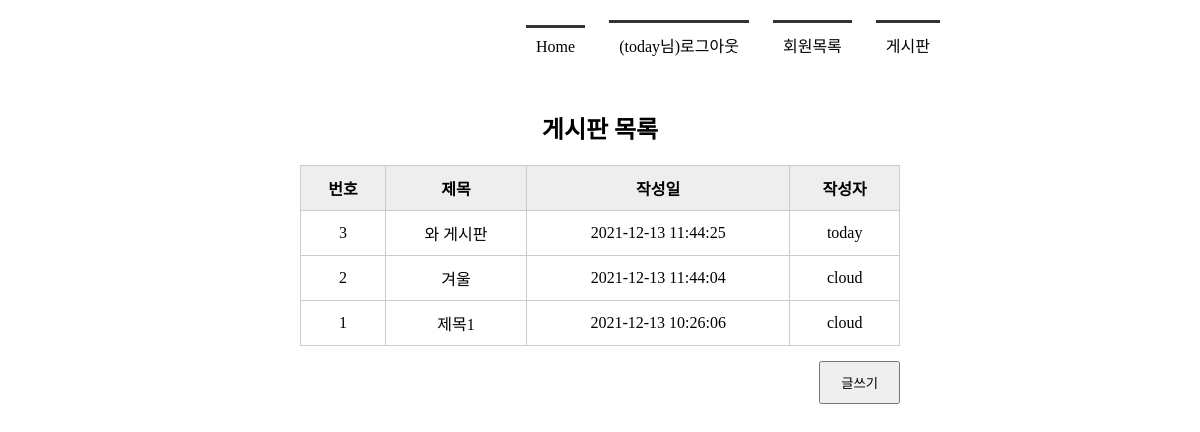
The app's page /board_list/ (signed in) with its own data.
### tables this page shows
CREATE TABLE board(
            bno INTEGER PRIMARY KEY AUTOINCREMENT,
            title TEXT NOT NULL,
            content TEXT NOT NULL,
            create_date TIMESTAMP DATE DEFAULT (datetime('now', 'localtime')),
            mid CHAR(5) NOT NULL,
            FOREIGN KEY(mid) REFERENCES member(mid)
        );

### app.py (the view)
@app.route('/board_list/')
def board_list():
    conn = getconn()
    cur = conn.cursor()
    sql = "SELECT * FROM board ORDER BY bno DESC"
    cur.execute(sql)
    rs = cur.fetchall()
    conn.close()
    return render_template('board_list.html', rs=rs)

### app.py (called while the page is built)
def getconn():
    conn = sqlite3.connect('./memberdb.db')
    return conn

### templates/board_list.html (shortened to what this page needs)
<!DOCTYPE html>
<html lang="ko">
<head>
    <link rel="stylesheet" href="{{ url_for('static', filename='css/style.css') }}">
</head>
<body>
    <div id="container">
        {% include 'nav_bar.html' %}
        <section>
            <h1>게시판 목록</h1>
            <table>
                <tr>
                    <th>번호</th><th>제목</th><th>작성일</th><th>작성자</th>
                </tr>
                {% for i in rs %}
                <tr>
                    <td>{{ i[0] }}</td>
                    <td>{{ i[1] }}</td>
                    <td>{{ i[3] }}</td>
                    <td>{{ i[4] }}</td>
                </tr>
                {% endfor %}
            </table>
            <div class="btn_write">
                <input type="button" value="글쓰기" onclick="goWrite()">
            </div>
        </section>
    </div>
</body>
</html>

### templates/nav_bar.html
<header>
    <nav>
        <ul>
            {% if session %}
                <li><a href="{{ url_for('index') }}">Home</a></li>
                <li><a href="{{ url_for ('logout') }}">({{ session['userID'] }}님)로그아웃</a></li>
                <li><a href="{{ url_for('member_list') }}">회원목록</a></li>
                <li><a href="{{ url_for('board_list') }}">게시판</a></li>
            {% else %}
                <li><a href="{{ url_for('index') }}">Home</a></li>
                <li><a href="{{ url_for('login') }}">로그인</a></li>
                <li><a href="{{ url_for('register') }}">회원가입</a></li>
                <li><a href="{{ url_for('board_list') }}">게시판</a></li>
            {% endif %}
        </ul>
    </nav>
</header>

### static/css/style.css (style rules this page uses)
* { margin: 0; padding: 0; }
#container { width: 1000px; margin: 10px auto; }
header { height: 100px; }
nav ul { list-style: none; text-align: right; margin-right: 150px; }
nav ul li { display: inline-block; margin: 10px; border-top: 3px solid #333; padding: 10px; }
nav ul li a { text-decoration: none; color: #000; }
section { text-align: center; }
section table { width: 600px; margin: 0 auto; border-collapse: collapse; }
section h1 { margin-bottom: 20px; }
section table, th, td { border: 1px solid #ccc; padding: 10px }
section table th { background-color: #eee }
section .btn_write { text-align: right; margin: 15px 200px; }
section .btn_write input { padding: 10px 20px; }

### records on screen
board: userID "today", bno "3", title "와 게시판", create_date "2021-12-13 11:44:25", mid "today"
board: bno "2", title "겨울", create_date "2021-12-13 11:44:04", mid "cloud"
board: bno "1", title "제목1", create_date "2021-12-13 10:26:06", mid "cloud"
